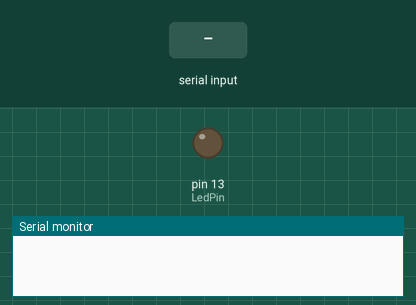
Bench run of a sketch on a simulated Arduino Uno, built with avr-gcc and run on an emulated ATmega328P. Parts: output pins drawn as LEDs (lit = HIGH), the last lines printed to the serial monitor. The inputs (shaded band) are chosen by the test bench.

Above: at 1.2 s.
1.3 s: "led on\n" received over Serial
At 2.5 s:
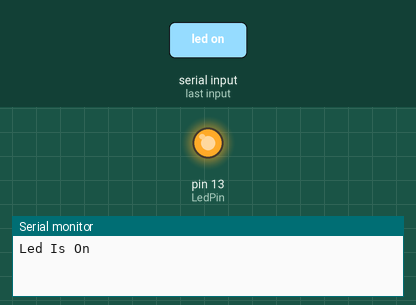
2.8 s: "led off\n" received over Serial
At 3.7 s:
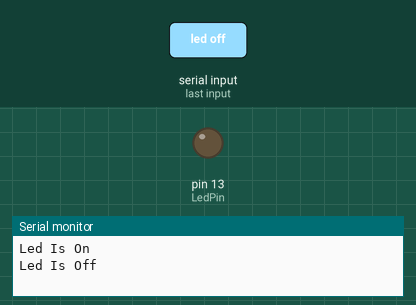
Timing chart, 0 to 5.8 s (numbered marks = the images above; inputs shaded):
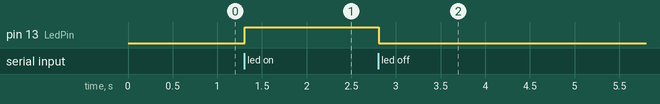

The sketch:

laboratory_51.ino
```cpp
// Named constants for LED pin and serial baud rate
const int LedPin = 13; // Pin to which the LED is connected
const int SerialBaudRate = 9600; // Baud rate for the serial interface

void setup() {
  pinMode(LedPin, OUTPUT); // Set the LED pin to output mode
  Serial.begin(SerialBaudRate); // Initialize the serial interface with the specified baud rate
}

void loop() {
  if (Serial.available() > 0) { // Check if there are any available data in the serial interface
    String Command = Serial.readStringUntil('\n'); // Read the command until a newline character
    Command.trim(); // Remove leading and trailing spaces from the string

    if (Command == "led on") { // Use CamelCase for the command
      digitalWrite(LedPin, HIGH); // Turn on the LED
      Serial.println("Led Is On"); // Send confirmation message to the terminal using CamelCase
    } else if (Command == "led off") { // Use CamelCase for the command
      digitalWrite(LedPin, LOW); // Turn off the LED
      Serial.println("Led Is Off"); // Send confirmation message to the terminal using CamelCase
    } else {
      Serial.println("Unknown Command"); // Send a message about an unknown command using CamelCase
    }
  }
}
```

Measured:
- after the input at 1.3 s, pin 13 (LedPin): LOW → HIGH at once
- after the input at 2.8 s, pin 13 (LedPin): HIGH → LOW at once
